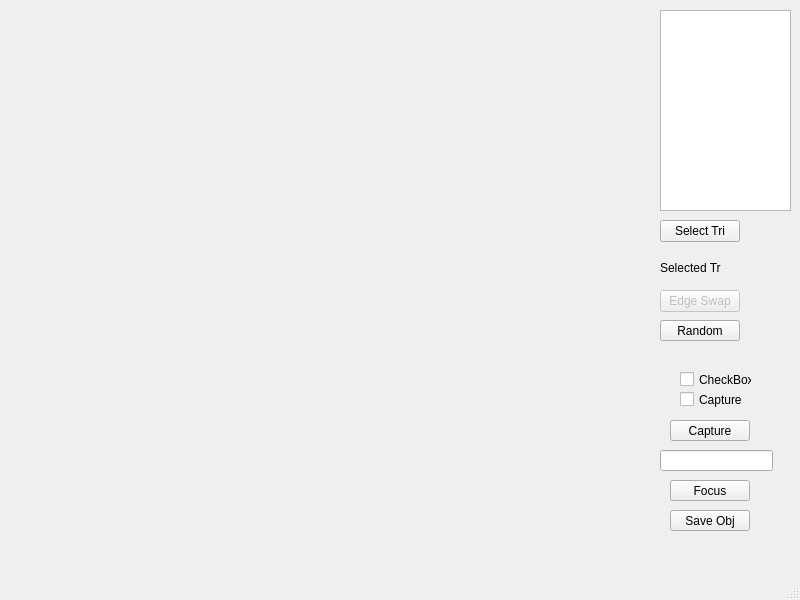
<?xml version="1.0" encoding="UTF-8"?>
<ui version="4.0">
 <class>MainWindow</class>
 <widget class="QMainWindow" name="MainWindow">
  <property name="geometry">
   <rect>
    <x>0</x>
    <y>0</y>
    <width>800</width>
    <height>600</height>
   </rect>
  </property>
  <property name="windowTitle">
   <string>MainWindow</string>
  </property>
  <widget class="QWidget" name="centralwidget">
   <widget class="Q3dWidget" name="widget3D" native="true">
    <property name="geometry">
     <rect>
      <x>10</x>
      <y>10</y>
      <width>631</width>
      <height>521</height>
     </rect>
    </property>
   </widget>
   <widget class="QListWidget" name="listWidget">
    <property name="geometry">
     <rect>
      <x>660</x>
      <y>10</y>
      <width>131</width>
      <height>201</height>
     </rect>
    </property>
   </widget>
   <widget class="QPushButton" name="pushButton">
    <property name="geometry">
     <rect>
      <x>660</x>
      <y>220</y>
      <width>80</width>
      <height>22</height>
     </rect>
    </property>
    <property name="text">
     <string>Select Tri</string>
    </property>
   </widget>
   <widget class="QLabel" name="label">
    <property name="geometry">
     <rect>
      <x>660</x>
      <y>260</y>
      <width>61</width>
      <height>16</height>
     </rect>
    </property>
    <property name="text">
     <string>Selected Tri:</string>
    </property>
   </widget>
   <widget class="QLabel" name="triNameLabel">
    <property name="geometry">
     <rect>
      <x>730</x>
      <y>260</y>
      <width>61</width>
      <height>16</height>
     </rect>
    </property>
    <property name="text">
     <string/>
    </property>
   </widget>
   <widget class="QPushButton" name="swapPushButton">
    <property name="enabled">
     <bool>false</bool>
    </property>
    <property name="geometry">
     <rect>
      <x>660</x>
      <y>290</y>
      <width>80</width>
      <height>22</height>
     </rect>
    </property>
    <property name="text">
     <string>Edge Swap</string>
    </property>
   </widget>
   <widget class="QPushButton" name="randomPushButton">
    <property name="geometry">
     <rect>
      <x>660</x>
      <y>320</y>
      <width>80</width>
      <height>21</height>
     </rect>
    </property>
    <property name="text">
     <string>Random</string>
    </property>
   </widget>
   <widget class="QCheckBox" name="checkBox">
    <property name="geometry">
     <rect>
      <x>680</x>
      <y>370</y>
      <width>72</width>
      <height>19</height>
     </rect>
    </property>
    <property name="text">
     <string>CheckBox</string>
    </property>
    <property name="checked">
     <bool>false</bool>
    </property>
    <property name="tristate">
     <bool>false</bool>
    </property>
   </widget>
   <widget class="QPushButton" name="captureButton">
    <property name="geometry">
     <rect>
      <x>670</x>
      <y>420</y>
      <width>80</width>
      <height>21</height>
     </rect>
    </property>
    <property name="text">
     <string>Capture</string>
    </property>
   </widget>
   <widget class="QLineEdit" name="lineEdit">
    <property name="geometry">
     <rect>
      <x>660</x>
      <y>450</y>
      <width>113</width>
      <height>21</height>
     </rect>
    </property>
   </widget>
   <widget class="QCheckBox" name="captureCheckBox">
    <property name="geometry">
     <rect>
      <x>680</x>
      <y>390</y>
      <width>72</width>
      <height>19</height>
     </rect>
    </property>
    <property name="text">
     <string>Capture</string>
    </property>
    <property name="checked">
     <bool>false</bool>
    </property>
    <property name="tristate">
     <bool>false</bool>
    </property>
   </widget>
   <widget class="QPushButton" name="focusPushButton">
    <property name="geometry">
     <rect>
      <x>670</x>
      <y>480</y>
      <width>80</width>
      <height>21</height>
     </rect>
    </property>
    <property name="text">
     <string>Focus</string>
    </property>
   </widget>
   <widget class="QPushButton" name="saveObjPushButton">
    <property name="geometry">
     <rect>
      <x>670</x>
      <y>510</y>
      <width>80</width>
      <height>21</height>
     </rect>
    </property>
    <property name="text">
     <string>Save Obj</string>
    </property>
   </widget>
  </widget>
  <widget class="QMenuBar" name="menubar">
   <property name="geometry">
    <rect>
     <x>0</x>
     <y>0</y>
     <width>800</width>
     <height>20</height>
    </rect>
   </property>
  </widget>
  <widget class="QStatusBar" name="statusbar"/>
 </widget>
 <customwidgets>
  <customwidget>
   <class>Q3dWidget</class>
   <extends>QWidget</extends>
   <header>q3d/q3dwidget.h</header>
   <container>1</container>
  </customwidget>
 </customwidgets>
 <resources/>
 <connections/>
</ui>
